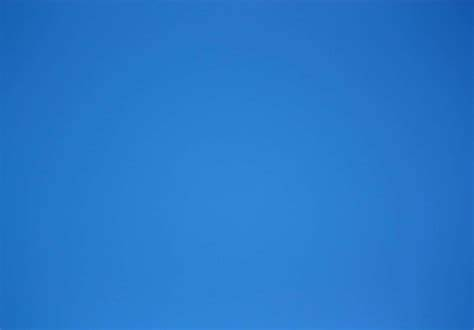
#> input picture image_source/blue.jpg, 474 x 330 px, found by its file name
$ python image_cut.py
#> lines starting #> are read from the running program, lines starting #| are printed output that depends on the picture
import cv2

# 读取图片
img1 = cv2.imread('/home/saev/changye/blue.jpg')
#> img1 is the input picture: shape (330, 474, 3); mean B, G, R 203.1, 120.7, 39.9
img2 = cv2.imread('/home/saev/changye/yellow.png')
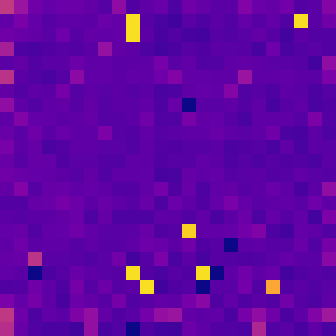
#> input picture activation_visualization/yellow.png, 336 x 336 px, found by its file name
#> img2 is the input picture: shape (336, 336, 3); mean B, G, R 162, 4.7, 95.9

# 获取图片的高度和宽度
height1, width1, _ = img1.shape
#> height1 = 330; width1 = 474
height2, width2, _ = img2.shape
#> height2 = 336; width2 = 336

height = min(height1, height2)  # 选择最小的高度
#> height = 330
width=min(width1,width2)
#> width = 336
img1_left_resized = cv2.resize(img1, (width, height))
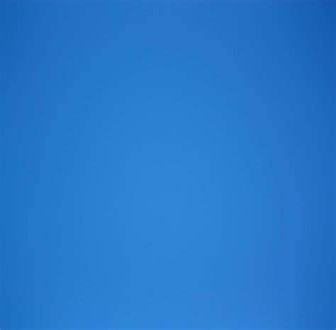
#> img1_left_resized: shape (330, 336, 3); mean B, G, R 203.1, 120.7, 39.8
img2_right_resized = cv2.resize(img2, (width, height))
# # 计算裁剪的中间位置
# half_width = width // 2

# # 裁剪每张图片的左半部分
# img1_left = img1_left_resized [:, :half_width]
# img2_right = img2_right_resized[:, half_width:]

# # 水平拼接裁剪后的部分
# result = cv2.hconcat([ img2_right,img1_left])
half_height = height // 2
#> half_height = 165

# 上半部分裁剪
img1_top = img1_left_resized[:half_height, :]
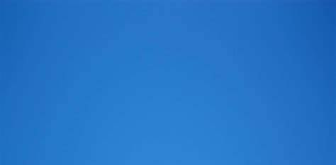
#> img1_top: shape (165, 336, 3); mean B, G, R 199.5, 116.7, 37.3
img2_bottom = img2_right_resized[half_height:, :]
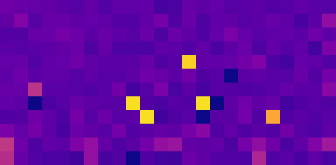
#> img2_bottom: shape (165, 336, 3); mean B, G, R 161.4, 5.5, 96.7

# 垂直拼接裁剪后的部分
result = cv2.vconcat([ img2_bottom,img1_top])
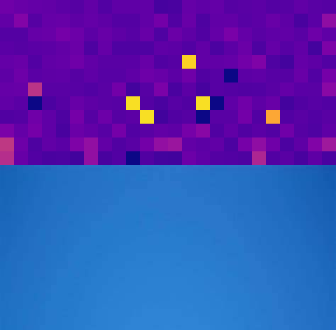
#> result: shape (330, 336, 3); mean B, G, R 180.4, 61.1, 67

# 保存结果
cv2.imwrite('yellow_top.jpg', result)
